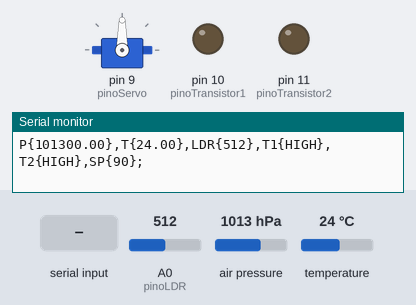
A sketch run on a simulated Arduino Uno, built with avr-gcc and run on an emulated ATmega328P. On the bench: servo, output pins drawn as LEDs (lit = HIGH), the last lines printed to the serial monitor. The test bench sets the inputs (shaded band); at power-on: A0 (pinoLDR) = 512, air pressure 1013 hPa, temperature 24 °C.

Above: at 1.2 s.
1.3 s: "554\n" received over Serial
At 3.2 s:
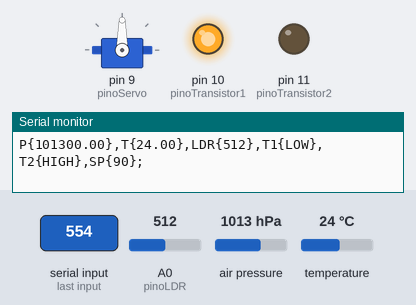
3.5 s: "10\n" received over Serial
At 4.0 s:
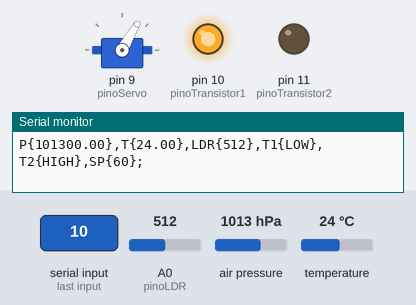
5.0 s: "555\n" received over Serial
At 6.2 s:
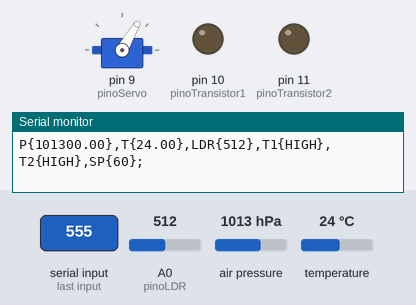
6.5 s: "10\n" received over Serial
At 7.5 s:
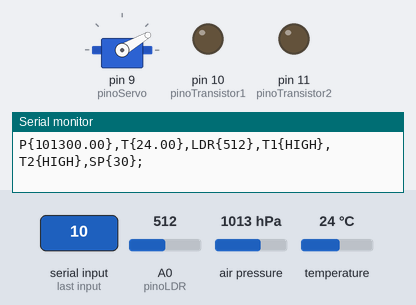
8.0 s: "554\n" received over Serial
At 8.7 s:
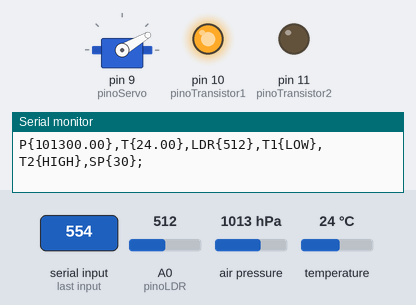
9.5 s: "11\n" received over Serial
At 9.8 s:
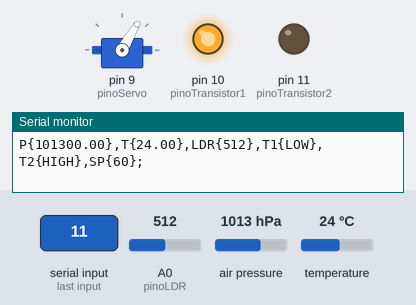
Timing chart, 0 to 12.0 s (numbered marks = the images above; inputs shaded):
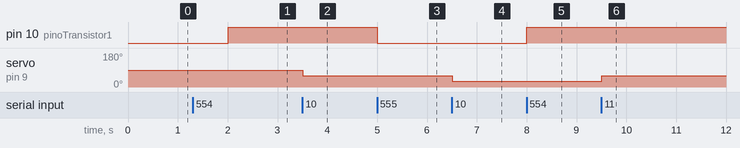

Measured:
- after the input at 1.3 s, pin 10 (pinoTransistor1): LOW → HIGH after 0.71 s
- after the input at 3.5 s, servo on pin 9 (pinoServo): 90° → 60° at once
- after the input at 5.0 s, pin 10 (pinoTransistor1): HIGH → LOW at once
- after the input at 6.5 s, servo on pin 9 (pinoServo): 60° → 30° at once
- after the input at 8.0 s, pin 10 (pinoTransistor1): LOW → HIGH at once
- after the input at 9.5 s, servo on pin 9 (pinoServo): 30° → 60° at once

The sketch:

ArduinoCode.ino
```cpp
#include <Wire.h>
#include <Adafruit_BMP085.h>
#include <Servo.h>

Adafruit_BMP085 bmp;  // Cria um objeto BMP085
Servo meuServo;  // Cria um objeto Servo

int pinoLDR = A0;  // Pino analógico ao qual o LDR está conectado
int pinoTransistor1 = 10;  // Pino digital para o primeiro transistor
int pinoTransistor2 = 11;  // Pino digital para o segundo transistor
int pinoServo = 9;  // Pino digital para o micro servo
int valorSerial = 0;

void setup() {
  Serial.begin(9600);  // Inicia a comunicação serial
  pinMode(pinoTransistor1, OUTPUT);  // Configura o pino do primeiro transistor como saída
  pinMode(pinoTransistor2, OUTPUT);  // Configura o pino do segundo transistor como saída
  meuServo.attach(pinoServo);  // Anexa o micro servo ao pino 9
  meuServo.write(90);
  if (!bmp.begin()) {
    Serial.println("Não foi possível inicializar o sensor BMP180. Verifique as conexões!");
    while (1);
  }
}

void loop() {
  // Movimento do servo valores entre 180 e -180
  if (Serial.available() > 0 ) {
    valorSerial = Serial.parseInt();
  if (valorSerial == 10 || valorSerial == 11) {
    if (valorSerial == 10){
      meuServo.write(meuServo.read() - 30);
    }else{
      meuServo.write(meuServo.read() + 30);
    }
  }
  // Transistor 1, 555 on, 554 off
  if (valorSerial == 555 || valorSerial == 554) {
    if (valorSerial == 555){
      digitalWrite(pinoTransistor1, LOW);
    }else{
      digitalWrite(pinoTransistor1, HIGH);
    }
  }

  // Transistor 2, 445 on , 444 off
  if (valorSerial == 445 || valorSerial == 444) {
    if (valorSerial == 445){
      digitalWrite(pinoTransistor2, LOW);
    }else{
      digitalWrite(pinoTransistor2, HIGH);
    }
  }

  }

  // Lê os valores do sensor GY-68
  float temperatura = bmp.readTemperature();
  float pressao = bmp.readPressure();

  // Lê o valor do LDR
  int valorLDR = analogRead(pinoLDR);


  // Imprime os resultados em uma única linha serial separados por vírgula
  Serial.print("P{");
  Serial.print(pressao);
  Serial.print("},T{");
  Serial.print(temperatura);
  Serial.print("},LDR{");
  Serial.print(valorLDR);
  Serial.print("},T1{");
  Serial.print(digitalRead(pinoTransistor1) == LOW ? "HIGH" : "LOW");
  Serial.print("},T2{");
  Serial.print(digitalRead(pinoTransistor2) == LOW ? "HIGH" : "LOW");
  Serial.print("},SP{");
  Serial.print(meuServo.read());  // Imprime a posição atual do servo
  Serial.println("};");


  delay(1000);  // Aguarda 1 segundo entre as leituras
}
```
